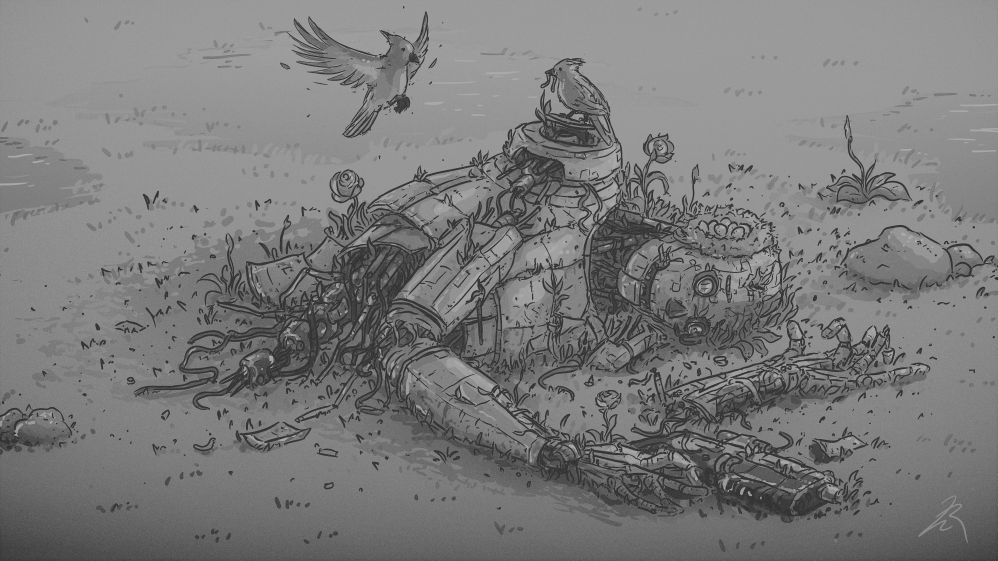
#> input picture images/test.jpg, 2992 x 1683 px, found by its file name (shown at 1/3 size)
$ jupyter execute --allow-errors imageColorization.ipynb   (shell and % lines are left out)
#> lines starting #> are read from the running program, lines starting #| are printed output that depends on the picture
# Image Colorization

This project aims to provide a professional solution for colorizing black and white images using Python.

In image colorization, the objective is to take a black and white image as input and produce a colored image. This project utilizes a deep neural network implemented with OpenCV.

### Lab Color Space:

In addition to RGB, Lab is another color space commonly used in image processing. It is a three-channel color space with the following channels:

* L channel: Represents the lightness of the image.
* a channel: Represents the green-red color components.
* b channel: Represents the blue-yellow color components.

Lab color space is advantageous for this project because the grayscale information of the image is primarily encoded in the L channel.

### Problem Statement:

The goal of this deep learning project is to predict the a and b channels given an input grayscale image.

To achieve this, we will utilize a pre-trained Caffe model along with a prototxt file and a NumPy file.

#### Steps to implement Image Colorization Project:

For colorizing black and white images we will be using a pre-trained caffe model, a prototxt file, and a NumPy file.

The prototxt file defines the network and the numpy file stores the cluster center points in numpy format.

### Create a directory named "models".

### Download the required files: the caffemodel, prototxt file, and the NumPy file

### Import the necessary libraries.

[cell 1]
import numpy as np
import cv2 as cv
from matplotlib import pyplot as plt
import os.path

### Read the black and white image and load the caffemodel.

[cell 2]
frame = cv.imread("/content/test.jpg")
#> frame is the input picture: shape (1683, 2992, 3); min 19, max 182, mean 122.6

numpy_file = np.load('./pts_in_hull.npy')
#> (reads pts_in_hull.npy from the repository)
#> (the rest of this cell did not finish here and is left out)

### Convert the image to RGB and display it.

[cell 3]
rgb_img = cv.cvtColor(frame, cv.COLOR_BGR2RGB)		# this converts it into RGB
plt.imshow(rgb_img)
plt.show()

### Add layers to the caffe model.

[cell 4]
numpy_file = numpy_file.transpose().reshape(2, 313, 1, 1)
#> (the rest of this cell did not finish here and is left out)

### Extract the L channel from the image and resize it.

[cell 5]
input_width = 224
input_height = 224

rgb_img = (frame[:,:,[2, 1, 0]] * 1.0 / 255).astype(np.float32)
lab_img = cv.cvtColor(rgb_img, cv.COLOR_RGB2Lab)
#> lab_img: shape (1683, 2992, 3) float32; mean of channels 0, 1, 2 51, 0, 0
l_channel = lab_img[:,:,0]
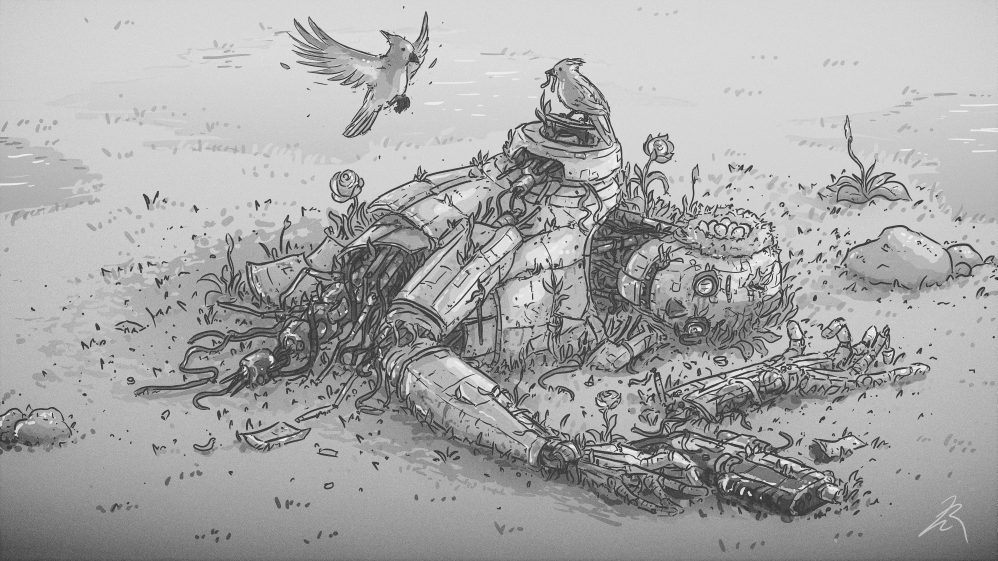
#> l_channel: shape (1683, 2992) float32 (shown at 1/3 size); min 5.99, max 73.97, mean 51; drawn with min black and max white

l_channel_resize = cv.resize(l_channel, (input_width, input_height))
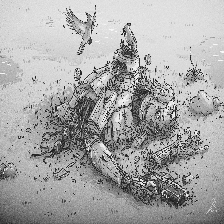
#> l_channel_resize: shape (224, 224) float32; min 12.52, max 70.83, mean 51; drawn with min black and max white
l_channel_resize -= 50
